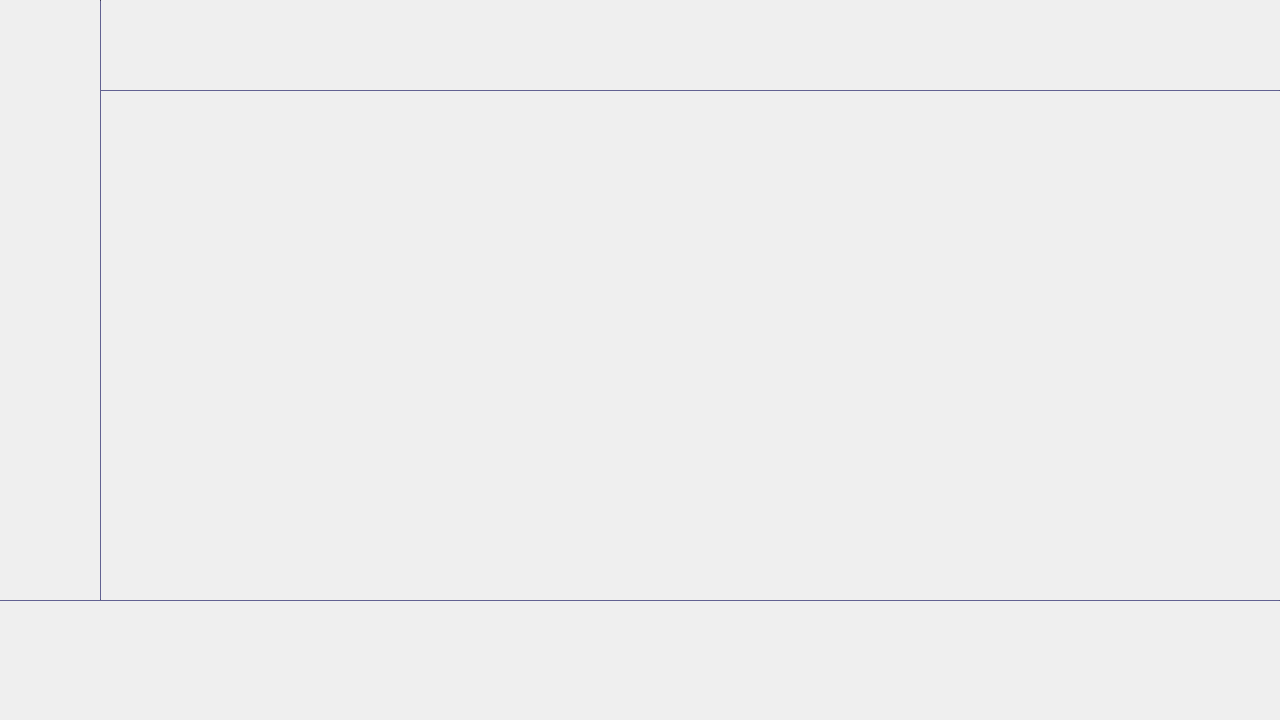
<?xml version="1.0" encoding="UTF-8"?>
<ui version="4.0">
 <class>MainWindow</class>
 <widget class="QMainWindow" name="MainWindow">
  <property name="geometry">
   <rect>
    <x>0</x>
    <y>0</y>
    <width>1280</width>
    <height>720</height>
   </rect>
  </property>
  <property name="windowTitle">
   <string>MainWindow</string>
  </property>
  <widget class="QWidget" name="centralwidget">
   <widget class="QLabel" name="Background">
    <property name="geometry">
     <rect>
      <x>0</x>
      <y>0</y>
      <width>1280</width>
      <height>720</height>
     </rect>
    </property>
    <property name="minimumSize">
     <size>
      <width>1280</width>
      <height>720</height>
     </size>
    </property>
    <property name="maximumSize">
     <size>
      <width>1280</width>
      <height>720</height>
     </size>
    </property>
    <property name="text">
     <string/>
    </property>
    <property name="pixmap">
     <pixmap resource="Res.qrc">:/Resource/Background.png</pixmap>
    </property>
    <property name="scaledContents">
     <bool>true</bool>
    </property>
   </widget>
   <widget class="Line" name="line_3">
    <property name="geometry">
     <rect>
      <x>100</x>
      <y>90</y>
      <width>1180</width>
      <height>1</height>
     </rect>
    </property>
    <property name="styleSheet">
     <string notr="true">background-color: rgb(85, 85, 127);</string>
    </property>
    <property name="orientation">
     <enum>Qt::Horizontal</enum>
    </property>
   </widget>
   <widget class="Line" name="line_2">
    <property name="geometry">
     <rect>
      <x>100</x>
      <y>0</y>
      <width>1</width>
      <height>600</height>
     </rect>
    </property>
    <property name="styleSheet">
     <string notr="true">background-color: rgb(85, 85, 127);</string>
    </property>
    <property name="orientation">
     <enum>Qt::Vertical</enum>
    </property>
   </widget>
   <widget class="Line" name="line_1">
    <property name="geometry">
     <rect>
      <x>0</x>
      <y>600</y>
      <width>1280</width>
      <height>1</height>
     </rect>
    </property>
    <property name="styleSheet">
     <string notr="true">background-color: rgb(85, 85, 127);</string>
    </property>
    <property name="orientation">
     <enum>Qt::Horizontal</enum>
    </property>
   </widget>
  </widget>
 </widget>
 <resources>
  <include location="Res.qrc"/>
 </resources>
 <connections/>
</ui>
